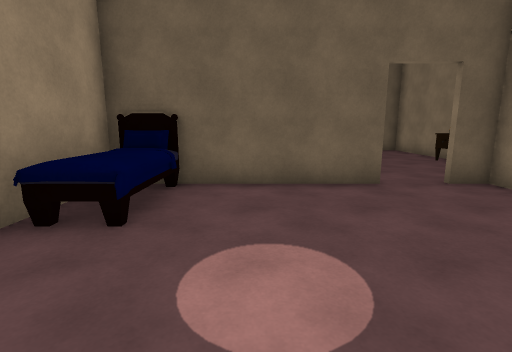
[1] (above)

12 first-person views from a walk through a Unity game level. The camera is 1.4 m above the floor, tilts 10° down and sees 85° across. The floor is counted in squares, 1 m on a side. Each view is taken from the middle of a square. On the plan, view 1 faces up. The plan holds only what a view shows up to about 14 squares ahead; the rest is blank. The place goes on beyond the plan. Door leaves are left out, so doorways stand open. Some surface patterns are stand-ins.

[2]
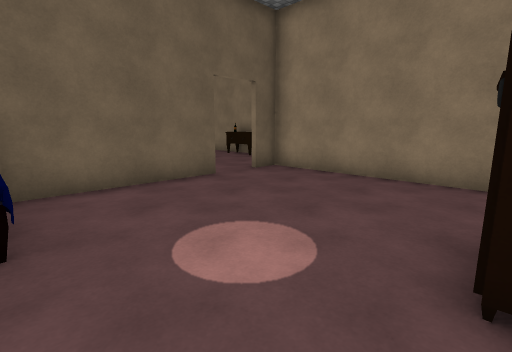

[3]
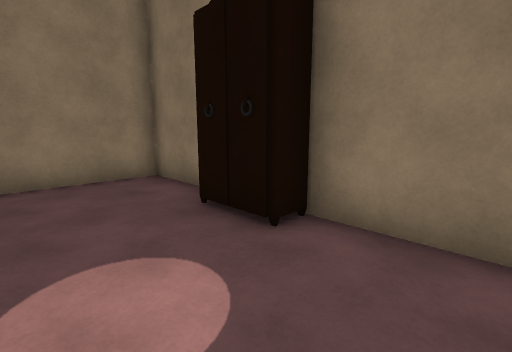

[4]
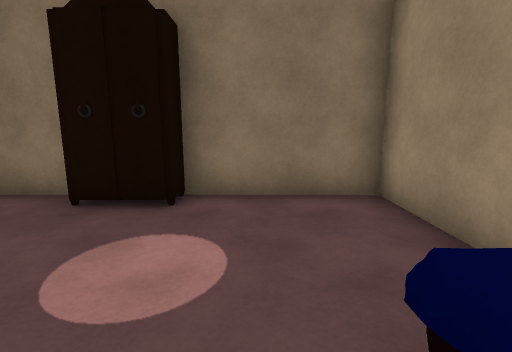

[5]
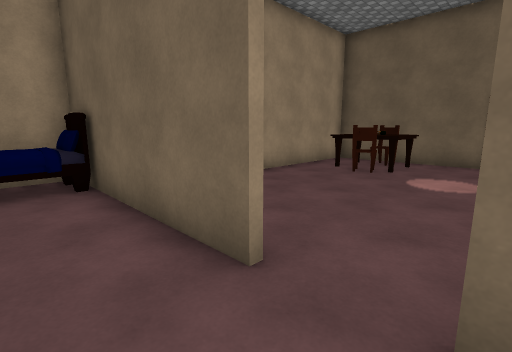

[6]
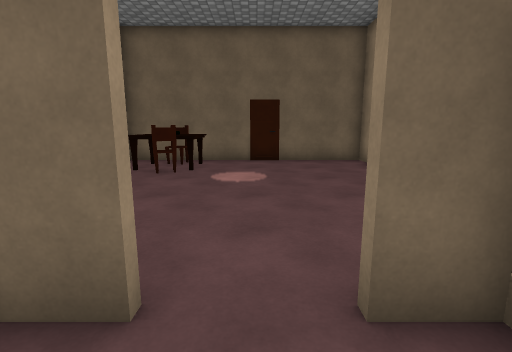

[7]
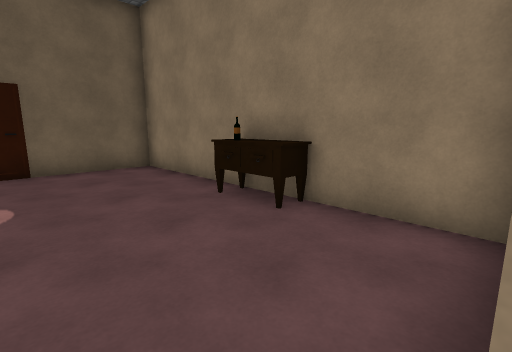

[8]
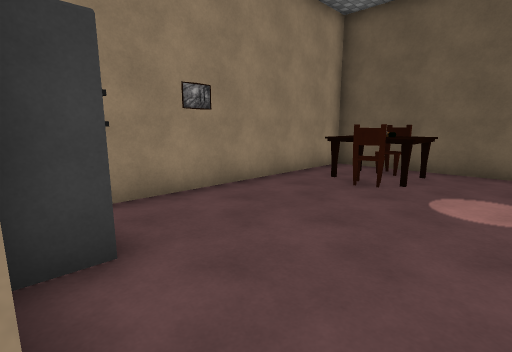

[9]
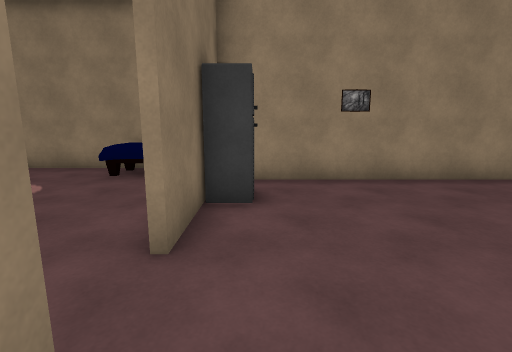

[10]
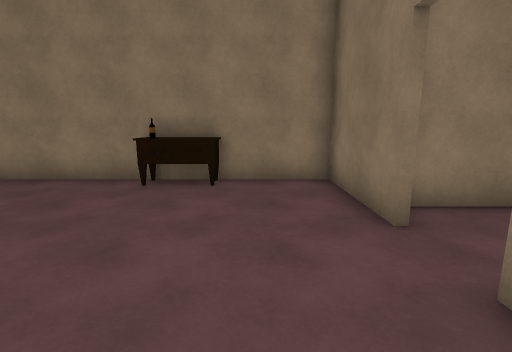

[11]
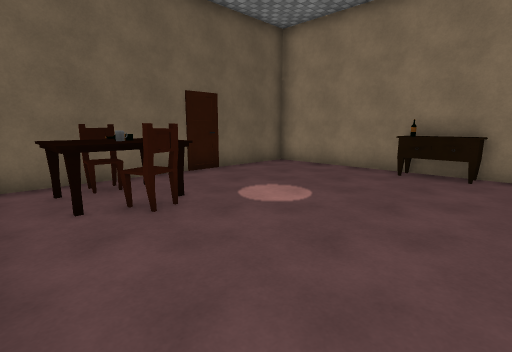

[12]
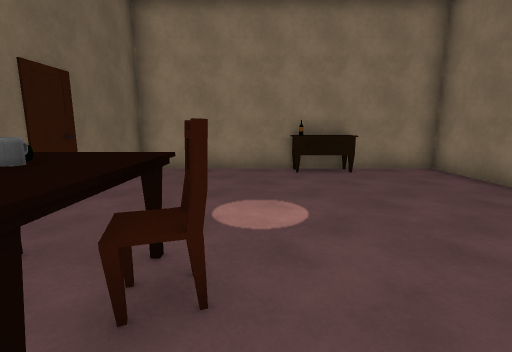

### Floor plan
Points are (right, up) in squares from view 1. A wall is a line through its corners. A room is listed if a view was taken in it or the views show most of it. See-through windows are left out.
Room 1 (views 1, 2, 3, 4, 5, 6)
walls: (2.9, -0.7) (5.8, -0.7) (5.8, 6.8) (4.8, 6.8); (3.1, 6.8) (-3.6, 6.8) (-3.6, -0.7) (0.6, -0.7)
ways out: open door at (4.7, 6.3) to room 2
objects: bed (-3, 4) to (-2, 6); wardrobe (2, 0)
Room 2 (views 7, 8, 9, 10, 11, 12)
walls: (4.8, 7) (8.4, 7) (8.4, 16.8) (-1.4, 16.8) (-1.4, 7.9); (0.6, 7) (3.1, 7)
ways out: open door at (4.7, 6.3) to room 1
objects: fridge (0, 8) to (1, 8); table (0, 14); table (0, 16); chair (1, 13) to (1, 14); other object (1, 15); chair (1, 16); table (2, 14); table (2, 16); table (8, 10) to (8, 12)

Positions as (right, up) in squares from view 1, and headings:
1: (0, 0), facing up
2: (-2, 0), facing up-right
3: (-2, 3), facing down-right
4: (-1, 5), facing down
5: (5, 5), facing up-left
6: (4, 5), facing up
7: (4, 7), facing up-right
8: (4, 7), facing up-left
9: (6, 8), facing left
10: (1, 9), facing right
11: (-1, 9), facing up-right
12: (-1, 13), facing right
